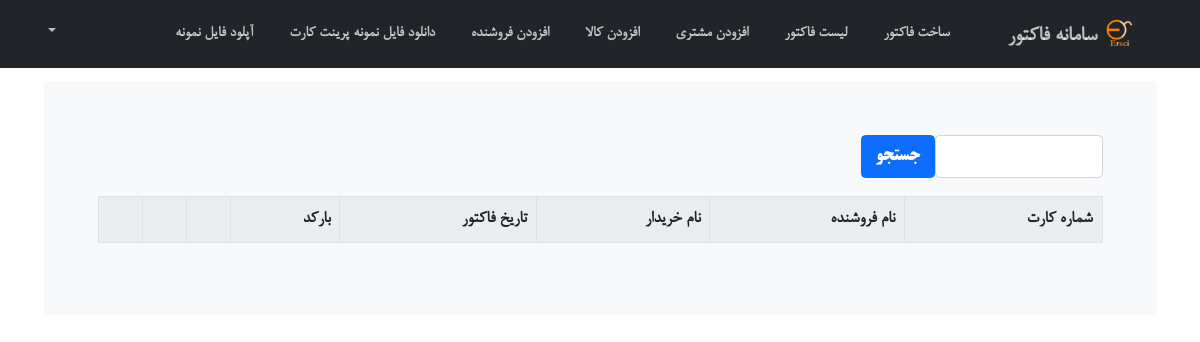
Before: /factorlist/ (signed in) with the older database file.
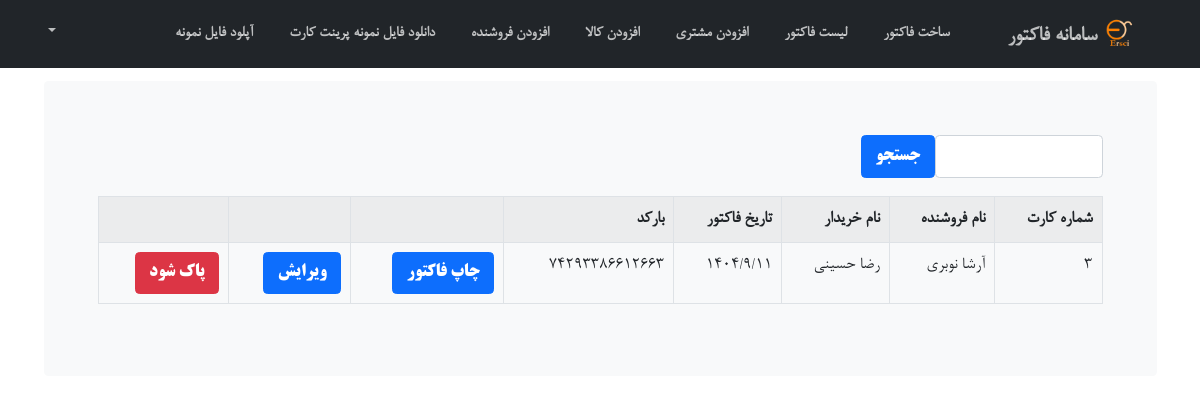
After: the same page with the newer database file.
### efactor/models.py (models this page shows, shortened)
class Factor(models.Model):
    seller_name = models.ForeignKey(Seller, on_delete=models.CASCADE, default=None, blank=True, null=True,verbose_name='نام فروشنده')
    customer_name = models.ForeignKey(Customer, on_delete=models.CASCADE, default=None, blank=True, null=True,verbose_name='نام خريدار')
    date = models.CharField(max_length=100 ,default=None, blank=True, null=True,validators=[valid_date] ,verbose_name='تاريخ فاکتور')
    barcode = models.CharField(default = random_string, unique = True, max_length=100, verbose_name='بارکد')

class Seller(models.Model):
    name = models.CharField(max_length=100 ,verbose_name='نام و نام خانوادگی')
    tel = models.CharField(max_length=10,null=True,blank=True,verbose_name='شماره تلفن')
    def __str__(self):
        return self.name

class Customer(models.Model):
    name = models.CharField(max_length=100 ,verbose_name='نام و نام خانوادگی')
    tel = models.CharField(max_length=10,null=True,blank=True,verbose_name='شماره تلفن')
    address = models.CharField(max_length=100,null=True,blank=True,verbose_name='آدرس')
    def __str__(self):
        return self.name

### efactor/views.py (the view)
# urls.py: path('factorlist/', views.factorlist),
def factorlist(request):
	if not request.user.is_authenticated:
		return render (request,'efactor/login.html' )
	try:
	    if request.method == 'POST':
	        data = request.POST['idnum']
	        objlst=Factor.objects.filter(name__contains = data ).order_by('id')
	        return render(request, 'efactor/ou.html', {'data': data , 'objlst' : objlst , 'var1' : 3 })
	    else:
	        data = ""
	        objlst=Factor.objects.all().order_by('id')
	        return render(request, 'efactor/ou.html', {'data': data , 'objlst' : objlst , 'var1' : 3 })
	except:
		pass
	return redirect("/")

### efactor/templates/efactor/ou.html (shortened to what this page needs)
{% load static %}
{% load basepath %}
<!DOCTYPE html>
<html lang="fa" dir="RTL">
<head>
<link href="{% static 'bt/css/bootstrap.min.5.0.css' %}" rel="stylesheet">
<link href="{% static 'bt/css/style.css' %}" rel="stylesheet">
  </head>
<body id="page-top" class="rtl">
	<nav class="navbar navbar-expand-lg navbar-dark fixed-top bg-dark " id="mainNav">
		<div class="container">
			<a class="navbar-brand js-scroll-trigger text-decoration-none" href="#page-top"><img src="{% static 'bt/pics/logo.png' %}" alt="" height="36"> <span> سامانه فاکتور </span> </a>
			<div class="collapse navbar-collapse" id="navbarResponsive">
				{% if request.user.is_authenticated %}
				<ul class="navbar-nav ml-auto my-2 my-lg-0">
				    <li class="nav-item text-decoration-none">
						<a class="nav-link js-scroll-trigger" href="#" onclick="window.open('/makefactor','_self');">ساخت فاکتور</a>
					</li>
					<li class="nav-item">
						<a class="nav-link js-scroll-trigger" href="#" onclick="window.open('/factorlist','_self');">لیست فاکتور</a>
					</li>
					<li class="nav-item">
						<a class="nav-link js-scroll-trigger" href="#" onclick="window.open('/addcustomer','_self');">افزودن مشتری</a>
					</li>
					<li class="nav-item">
						<a class="nav-link js-scroll-trigger" href="#" onclick="window.open('/addproduct','_self');">افزودن کالا</a>
					</li>
					<li class="nav-item">
						<a class="nav-link js-scroll-trigger" href="#" onclick="window.open('/addseller','_self');">افزودن فروشنده</a>
					</li>
					<li class="nav-item">
						<a class="nav-link js-scroll-trigger" href="{% static '/1.docx' %}">دانلود فایل نمونه پرینت کارت</a>
					</li>
					<li class="nav-item">
						<a class="nav-link js-scroll-trigger" href="#" onclick="loadershow();window.open('/uploadtpl','_self');">آپلود فایل نمونه</a>
					</li>
				</ul>
				<ul class="navbar-nav me-auto ">
					<li class="nav-item dropdown">
					  <a class="nav-link dropdown-toggle" href="#" id="navbarScrollingDropdown" role="button" data-bs-toggle="dropdown" aria-expanded="false">
						</a>
					</li>
				</ul>
				{% endif %}
			</div>
		</div>
	</nav>
	 <main class="container">
		<div class="bg-light p-5 rounded">
				{% if request.user.is_authenticated %}
				{% if var1 == 1 %}
					<div class="col-lg-8 align-self-baseline">
						<p class="text-white-75 font-weight-light mb-5">{{ memo }} </p>
						<a class="btn btn-primary btn-l js-scroll-trigger" href="#" onclick="loadershow();window.open('/','_self');"> بازگشت </a>
					</div>
				{% elif var1 == 3 %}
				<form  class="mb-3" id="login" method="post"  enctype="multipart/form-data" action="/factorlist/" >
					<div class="input-group">
						<div class="col-sm-2">
						<input class="form-control" type="text" name="idnum" id="idnum" value="{{data}}" />
						</div>
						<div class="input-group-append">
							<input class="btn btn-primary"  type="submit"  value="جستجو" />
						</div>
					</div>
				</form>
				<div class="table-responsive">
					<table class="table table-bordered table-striped table-hover" id="userTable">
						<tr>
						<th  onclick="sortTable(0)" >شماره کارت</th>
						<th  onclick="sortTable(1)" >نام فروشنده</th>
						<th  onclick="sortTable(2)" >نام خریدار</th>
						<th> تاریخ فاکتور </th>
						<th>بارکد</th>
						<th></th>
						<th></th>
						<th></th>
						</tr>
						{% for i in objlst %}
						<tr>
						<td>{{i.id}}</td>
						<td>{{i.seller_name}}</td>
						<td>{{i.customer_name}}</td>
						<td>{{i.date}}</td>
						<td>{{i.barcode}}</td>
						<td><button class="btn btn-primary"  onclick="loadershow();window.open('/printfactor?id={{i.id}}&title=فاکتور کالا و خدمات','_self');">چاپ فاکتور</button></td>
						<td><button class="btn btn-primary"   onclick="loadershow();window.open('/editfactor?id={{i.id}}','_self');">ویرایش</button></td>
						<td><button class="btn btn-danger"   onclick="loadershow();window.open('/delfactor?id={{i.id}}','_self');">پاک شود</button></td>
						</tr>
						{% endfor %}
					</table>
				</div>
				{% endif %}
				{% else %}
                <div class="col-lg-12 align-self-end">
					<h1 id='ajaxctl' class="text-uppercase text-white font-weight-bold">خوش آمدید   </h1>
					<a class="btn btn-primary btn-l js-scroll-trigger" href="#" onclick="loadershow();window.open('/efactor/signin','_self');">وارد شوید</a>
				</div>
				{% endif %}
		</div>
	</main>
</body>
</html>

### efactor/static/bt/css/style.css (style rules this page uses)
body, html { width: 100%; height: 100%; font-family: 'bnazanin'; font-size: 18px; }
.btn { font-family: 'btitr'; }
.rtl .ml-auto, .rtl .mx-auto { margin-left: auto !important; margin-right: 0 !important; }
#mainNav { -webkit-box-shadow: 0 0.5rem 1rem rgba(0, 0, 0, 0.15); box-shadow: 0 0.5rem 1rem rgba(0, 0, 0, 0.15); background-color: #fff; -webkit-transition: background-color 0.2s ease; transition: background-color 0.2s ease; }
#mainNav .navbar-brand { font-family: 'bnazanin'; font-weight: 600; color: #212529; }
#mainNav .navbar-nav .nav-item .nav-link { color: #6c757d; font-family: 'bnazanin'; font-weight: 600; font-size: 0.9rem; padding: 0.75rem 0; text-decoration: none; }
@media (min-width: 992px) { #mainNav { -webkit-box-shadow: none; box-shadow: none; background-color: transparent; } }
@media (min-width: 992px) { #mainNav .navbar-brand { color: rgba(255, 255, 255, 0.7); } }
@media (min-width: 992px) { #mainNav .navbar-nav .nav-item .nav-link { color: rgba(255, 255, 255, 0.7); padding: 0 1rem; text-decoration: none; } }
@media (min-width: 992px) { #mainNav .navbar-nav .dropdown .dropdown-toggle { color: rgba(255, 255, 255, 0.7); padding: 0 1rem; text-decoration: none; } }
@media (min-width: 992px) { #mainNav .navbar-nav .nav-item:last-child .nav-link { padding-left: 0; text-decoration: none; } }

### efactor/templates/efactor/ou.html (style rules this page uses)
body { min-height: 75rem; padding-top: 4.5rem; }

Changed rows visible on the page:
added Factor: id "3", seller_name "آرشا نوبری", customer_name "رضا حسینی", date "1404/9/11", barcode "74293386612663"
